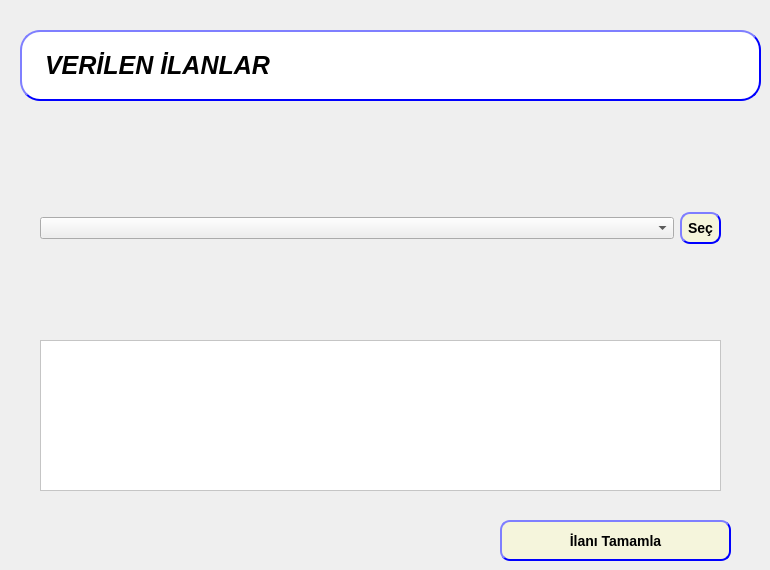
        <widget class="QWidget" name="VerilenIlanlar_Sayfa">
         <widget class="QLabel" name="label_36">
          <property name="geometry">
           <rect>
            <x>20</x>
            <y>30</y>
            <width>741</width>
            <height>71</height>
           </rect>
          </property>
          <property name="styleSheet">
           <string notr="true">font: 75 20pt &quot;Times New Roman&quot;;

background: white;
border-style: outset;
border-width: 2px;
border-radius: 20px;
border-color: blue;
font: italic bold 25px;
min-width: 10em;
padding: 16px;</string>
          </property>
          <property name="text">
           <string>VERİLEN İLANLAR</string>
          </property>
         </widget>
         <widget class="QWidget" name="horizontalLayoutWidget_7">
          <property name="geometry">
           <rect>
            <x>40</x>
            <y>130</y>
            <width>681</width>
            <height>196</height>
           </rect>
          </property>
          <layout class="QHBoxLayout" name="horizontalLayout_7">
           <item>
            <widget class="QComboBox" name="comboBox_3"/>
           </item>
           <item>
            <widget class="QPushButton" name="V_I_Ara">
             <property name="sizePolicy">
              <sizepolicy hsizetype="Fixed" vsizetype="Fixed">
               <horstretch>0</horstretch>
               <verstretch>0</verstretch>
              </sizepolicy>
             </property>
             <property name="styleSheet">
              <string notr="true">#V_I_Ara
{
font: 75 14pt &quot;Times New Roman&quot;;

background: beige;
border-style: outset;
border-width: 2px;
border-radius: 10px;
border-color: blue;
font: bold 14px;
min-width: 5em;
padding: 6px;

}
#V_I_Ara:pressed
{
	background-color:rgb(255,255,255);
}</string>
             </property>
             <property name="text">
              <string>Seç</string>
             </property>
            </widget>
           </item>
          </layout>
         </widget>
         <widget class="QPushButton" name="Download">
          <property name="geometry">
           <rect>
            <x>500</x>
            <y>520</y>
            <width>231</width>
            <height>41</height>
           </rect>
          </property>
          <property name="styleSheet">
           <string notr="true">#Download
{
font: 75 14pt &quot;Times New Roman&quot;;

background: beige;
border-style: outset;
border-width: 2px;
border-radius: 10px;
border-color: blue;
font: bold 14px;
min-width: 5em;
padding: 6px;

}
#Download:pressed
{
	background-color:rgb(255,255,255);
}</string>
          </property>
          <property name="text">
           <string>İlanı Tamamla</string>
          </property>
         </widget>
         <widget class="QTextEdit" name="Sonuc_3">
          <property name="geometry">
           <rect>
            <x>40</x>
            <y>340</y>
            <width>681</width>
            <height>151</height>
           </rect>
          </property>
          <property name="font">
           <font>
            <family>Times New Roman</family>
            <pointsize>12</pointsize>
           </font>
          </property>
          <property name="styleSheet">
           <string notr="true">#Sonuc_3
{
background:rgb(255, 255, 255)

}</string>
          </property>
          <property name="readOnly">
           <bool>true</bool>
          </property>
         </widget>
        </widget>
